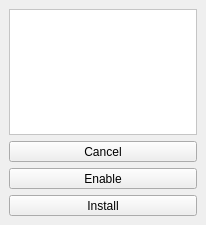
<ui version="4.0" >
 <class>PackageDetails</class>
 <widget class="QDialog" name="PackageDetails" >
  <property name="geometry" >
   <rect>
    <x>0</x>
    <y>0</y>
    <width>206</width>
    <height>225</height>
   </rect>
  </property>
  <property name="windowTitle" >
   <string>(pkgname)</string>
  </property>
  <property name="autoFillBackground" >
   <bool>true</bool>
  </property>
  <layout class="QGridLayout" >
   <property name="margin" >
    <number>9</number>
   </property>
   <property name="spacing" >
    <number>6</number>
   </property>
   <item row="3" column="0" >
    <widget class="QToolButton" name="installButton" >
     <property name="sizePolicy" >
      <sizepolicy>
       <hsizetype>1</hsizetype>
       <vsizetype>0</vsizetype>
       <horstretch>0</horstretch>
       <verstretch>0</verstretch>
      </sizepolicy>
     </property>
     <property name="text" >
      <string>Install</string>
     </property>
    </widget>
   </item>
   <item row="2" column="0" >
    <widget class="QToolButton" name="reenableButton" >
     <property name="sizePolicy" >
      <sizepolicy>
       <hsizetype>1</hsizetype>
       <vsizetype>0</vsizetype>
       <horstretch>0</horstretch>
       <verstretch>0</verstretch>
      </sizepolicy>
     </property>
     <property name="text" >
      <string>Enable</string>
     </property>
    </widget>
   </item>
   <item row="1" column="0" >
    <widget class="QToolButton" name="cancelButton" >
     <property name="sizePolicy" >
      <sizepolicy>
       <hsizetype>1</hsizetype>
       <vsizetype>0</vsizetype>
       <horstretch>0</horstretch>
       <verstretch>0</verstretch>
      </sizepolicy>
     </property>
     <property name="text" >
      <string>Cancel</string>
     </property>
    </widget>
   </item>
   <item row="0" column="0" >
    <widget class="QTextEdit" name="description" >
     <property name="palette" >
      <palette>
       <active>
        <colorrole role="Base" >
         <brush brushstyle="SolidPattern" >
          <color alpha="255" >
           <red>255</red>
           <green>255</green>
           <blue>255</blue>
          </color>
         </brush>
        </colorrole>
        <colorrole role="Window" >
         <brush brushstyle="SolidPattern" >
          <color alpha="255" >
           <red>255</red>
           <green>255</green>
           <blue>255</blue>
          </color>
         </brush>
        </colorrole>
        <colorrole role="HighlightedText" >
         <brush brushstyle="SolidPattern" >
          <color alpha="255" >
           <red>0</red>
           <green>0</green>
           <blue>0</blue>
          </color>
         </brush>
        </colorrole>
       </active>
       <inactive>
        <colorrole role="Base" >
         <brush brushstyle="SolidPattern" >
          <color alpha="255" >
           <red>255</red>
           <green>255</green>
           <blue>255</blue>
          </color>
         </brush>
        </colorrole>
        <colorrole role="Window" >
         <brush brushstyle="SolidPattern" >
          <color alpha="255" >
           <red>255</red>
           <green>255</green>
           <blue>255</blue>
          </color>
         </brush>
        </colorrole>
        <colorrole role="HighlightedText" >
         <brush brushstyle="SolidPattern" >
          <color alpha="255" >
           <red>0</red>
           <green>0</green>
           <blue>0</blue>
          </color>
         </brush>
        </colorrole>
       </inactive>
       <disabled>
        <colorrole role="Base" >
         <brush brushstyle="SolidPattern" >
          <color alpha="255" >
           <red>255</red>
           <green>255</green>
           <blue>255</blue>
          </color>
         </brush>
        </colorrole>
        <colorrole role="Window" >
         <brush brushstyle="SolidPattern" >
          <color alpha="255" >
           <red>255</red>
           <green>255</green>
           <blue>255</blue>
          </color>
         </brush>
        </colorrole>
        <colorrole role="HighlightedText" >
         <brush brushstyle="SolidPattern" >
          <color alpha="255" >
           <red>0</red>
           <green>0</green>
           <blue>0</blue>
          </color>
         </brush>
        </colorrole>
       </disabled>
      </palette>
     </property>
     <property name="focusPolicy" >
      <enum>Qt::TabFocus</enum>
     </property>
     <property name="layoutDirection" >
      <enum>Qt::RightToLeft</enum>
     </property>
     <property name="autoFillBackground" >
      <bool>true</bool>
     </property>
     <property name="readOnly" >
      <bool>true</bool>
     </property>
    </widget>
   </item>
  </layout>
 </widget>
 <tabstops>
  <tabstop>cancelButton</tabstop>
  <tabstop>reenableButton</tabstop>
  <tabstop>installButton</tabstop>
  <tabstop>description</tabstop>
 </tabstops>
 <resources/>
 <connections>
  <connection>
   <sender>installButton</sender>
   <signal>clicked()</signal>
   <receiver>PackageDetails</receiver>
   <slot>accept()</slot>
   <hints>
    <hint type="sourcelabel" >
     <x>116</x>
     <y>186</y>
    </hint>
    <hint type="destinationlabel" >
     <x>131</x>
     <y>235</y>
    </hint>
   </hints>
  </connection>
  <connection>
   <sender>cancelButton</sender>
   <signal>clicked()</signal>
   <receiver>PackageDetails</receiver>
   <slot>reject()</slot>
   <hints>
    <hint type="sourcelabel" >
     <x>38</x>
     <y>187</y>
    </hint>
    <hint type="destinationlabel" >
     <x>51</x>
     <y>265</y>
    </hint>
   </hints>
  </connection>
 </connections>
</ui>
